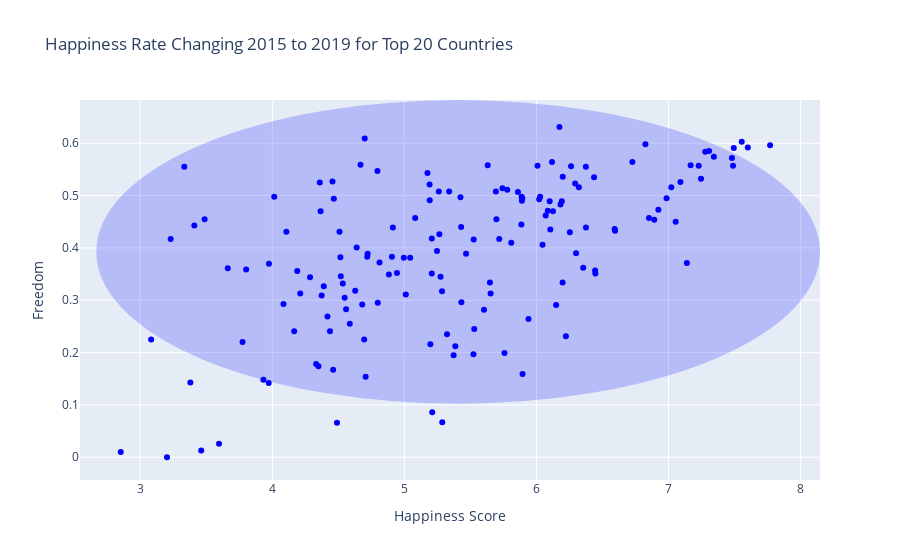

Here is the notebook cell this chart was saved with:
### Code cell
data = go.Scatter(  x = isolated_whr_data[feat1],
                    y = isolated_whr_data[feat2],
                    mode = "markers",
                    name = "2019",
                    marker = dict(color = 'blue'),
                    #line = dict(color='firebrick', width=4, dash='dot'),
                    text= whr_data.loc[whr_data['Year'] == 2019].Country)
layout = dict(title = 'Happiness Rate Changing 2015 to 2019 for Top 20 Countries',
              xaxis= dict(title= feat1,ticklen= 5,zeroline= False),
              yaxis= dict(title= feat2,ticklen= 5,zeroline= False),
              hovermode="x"
             )
fig = go.Figure(data = data, layout = layout)

fig.add_shape(type="circle",
    xref="x", yref="y",
    x0=centerpoint[0]-lambda_[0]*np.sqrt(cutoff)*np.sqrt(2.5), y0=centerpoint[1]-lambda_[1]*np.sqrt(cutoff)*np.sqrt(2.5),
    x1=centerpoint[0]+lambda_[0]*np.sqrt(cutoff)*np.sqrt(2.5), y1=centerpoint[1]+lambda_[1]*np.sqrt(cutoff)*np.sqrt(2.5),
    opacity=0.2,
    fillcolor="blue",
    line_color="blue",
)

iplot(fig)

### Figure 1 — Plotly figure (JSON) as saved in the notebook; plotly's stock layout.template omitted (floating-point values rounded to 4 significant figures; data arrays with more than 128 entries replaced by an {"elided": "..."} marker saying what was removed)
{"data": [{"marker": {"color": "blue"}, "mode": "markers", "name": "2019", "text": {"elided": "156 str values"}, "type": "scatter", "x": {"elided": "156 float values"}, "y": {"elided": "156 float values"}}], "layout": {"hovermode": "x", "shapes": [{"fillcolor": "blue", "line": {"color": "blue"}, "opacity": 0.2, "type": "circle", "x0": 2.675, "x1": 8.139, "xref": "x", "y0": 0.1044, "y1": 0.6808, "yref": "y"}], "title": {"text": "Happiness Rate Changing 2015 to 2019 for Top 20 Countries"}, "xaxis": {"ticklen": 5, "title": {"text": "Happiness Score"}, "zeroline": false}, "yaxis": {"ticklen": 5, "title": {"text": "Freedom"}, "zeroline": false}}}
